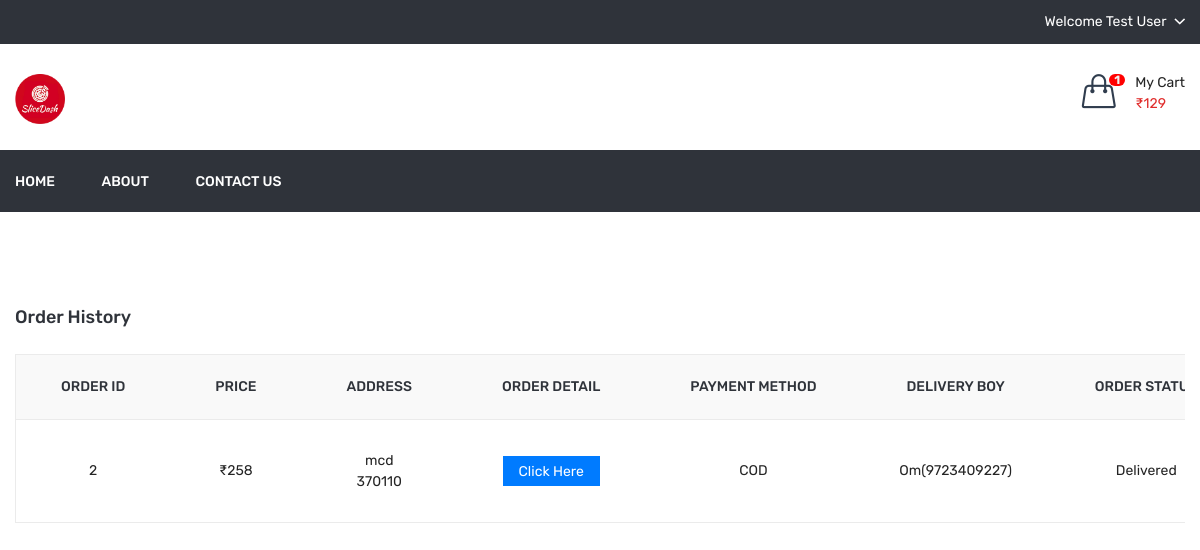
Screenshot of /order_history.php (signed in) with the database file from the repository.
### tables this page shows
CREATE TABLE `dish_cart` (
  `id` int(11) NOT NULL,
  `user_id` int(11) NOT NULL,
  `dish_detail_id` int(11) NOT NULL,
  `qty` int(11) NOT NULL,
  `added_on` datetime DEFAULT NULL
);

CREATE TABLE `order_master` (
  `id` int(11) NOT NULL,
  `user_id` int(11) NOT NULL,
  `name` varchar(50) NOT NULL,
  `email` varchar(50) NOT NULL,
  `mobile` varchar(50) NOT NULL,
  `address` text NOT NULL,
  `total_price` float NOT NULL,
  `coupon_code` varchar(20) NOT NULL,
  `final_price` float NOT NULL,
  `zipcode` varchar(10) NOT NULL,
  `delivery_boy_id` int(11) DEFAULT NULL,
  `payment_status` varchar(20) NOT NULL,
  `payment_type` varchar(20) NOT NULL,
  `payment_id` varchar(100) DEFAULT NULL,
  `order_status` int(11) NOT NULL,
  `delivered_on` datetime DEFAULT NULL,
  `added_on` datetime NOT NULL
);

CREATE TABLE `delivery_boy` (
  `id` int(11) NOT NULL,
  `name` varchar(50) NOT NULL,
  `mobile` varchar(50) NOT NULL,
  `password` varchar(50) NOT NULL,
  `status` int(11) NOT NULL,
  `added_on` datetime NOT NULL
);

CREATE TABLE `order_status` (
  `id` int(11) NOT NULL,
  `order_status` varchar(50) NOT NULL
);

### function.inc.php (called while the page is built, shortened)
    <?php
function getUserCart(){
	global $con;
	$arr=array();
	$id=$_SESSION['FOOD_USER_ID'];
	$res=mysqli_query($con,"select * from dish_cart where user_id='$id'");
	while($row=mysqli_fetch_assoc($res)){
		$arr[]=$row;
	}
	return $arr;
}
function getUserFullCart($attr_id=''){
	$cartArr=array();
	if(isset($_SESSION['FOOD_USER_ID'])){
		$getUserCart=getUserCart();
		$cartArr=array();
		foreach($getUserCart as $list){
			$cartArr[$list['dish_detail_id']]['qty']=$list['qty'];
			$getDishDetail=getDishDetailById($list['dish_detail_id']);
			$cartArr[$list['dish_detail_id']]['price']=$getDishDetail['price'];
			$cartArr[$list['dish_detail_id']]['dish']=$getDishDetail['dish'];
			$cartArr[$list['dish_detail_id']]['image']=$getDishDetail['image'];
		}
	}
	if($attr_id!=''){
		return $cartArr[$attr_id]['qty'];
	}else{
		return $cartArr;
	}
}
function getDishDetailById($id){
	global $con;
	$res=mysqli_query($con,"select dish.dish,dish.image,dish_details.price from dish_details,dish where dish_details.id='$id' and dish.id=dish_details.dish_id");
	$row=mysqli_fetch_assoc($res);
	return $row;
}
function getDeliveryBoyNameById($id){
	global $con;
	$sql="select name,mobile from delivery_boy where id='$id'";
	$res=mysqli_query($con,$sql);
	if(mysqli_num_rows($res)>0){
	$row=mysqli_fetch_assoc($res);
	return $row['name'].'('.$row['mobile'].')';
	}else{
		return 'Not Assigned';
	}
}
?>

### order_history.php (the view, shortened to what this page needs)
<?php
include ("header.php");
$uid=$_SESSION['FOOD_USER_ID'];
$sql="select order_master.*,order_status.order_status as order_status_str from order_master,order_status where order_master.order_status=order_status.id and order_master.user_id='$uid' and payment_status='success' order by order_master.id desc";
$res=mysqli_query($con,$sql);
?>
<div class="cart-main-area pt-95 pb-100">
            <div class="container">
                <h3 class="page-title">Order History</h3>
                <div class="row">
                    <div class="col-lg-12 col-md-12 col-sm-12 col-12">
                        <form method="post">
							<div class="table-content table-responsive">
                                <table>
                                    <thead>
                                        <tr>
                                            <th width="10%">Order Id</th>
                                            <th width="10%">Price</th>
                                            <th width="25%">Address</th>
                                            <th width="15%">Order Detail</th>
                                            <th width="10%">Payment Method</th>
											<th width="15%">Delivery Boy</th>
                                            <th width="15%">Order Status</th>
                                        </tr>
                                    </thead>
                                    <tbody>
										<?php if(mysqli_num_rows($res)>0){
										while($row=mysqli_fetch_assoc($res)){
										?>
										<tr>
                                            <td><?php echo $row['id']?>
											<br/>
											</td>
                                            <td><?php echo '₹'.$row['final_price']?>
                                            </td>
                                            <td><?php echo $row['address']?><br/>
											<?php echo $row['zipcode']?></td>
											<td>
												<a href="order_detail?id=<?php echo $row['id']?>" class="btn btn-primary">Click Here</a>
											</td>
                                            <td><?php echo strtoupper($row['payment_type']) ?></td>
											<td><?php echo getDeliveryBoyNameById($row['delivery_boy_id'])?></td>
											<td><?php echo $row['order_status_str']?></td>
                                        </tr>
										<?php }} ?>
                                    </tbody>
                                </table>
                            </div>
                        </form>
                    </div>
                </div>
            </div>
        </div>
<?php
include("footer.php");
?>

### header.php (shortened to what this page needs)
<?php
include 'function.inc.php';
$cartArr=getUserFullCart();
$totalCartDish=count($cartArr);
$totalPrice=0;
foreach($cartArr as $list){
    $totalPrice=$totalPrice+($list['qty']*$list['price']);
}
?>
<!doctype html>
<html class="no-js" lang="zxx">
<head>
        <link rel="stylesheet" href="assets/css/bootstrap.min.css">
        <link rel="stylesheet" href="assets/css/animate.css">
        <link rel="stylesheet" href="assets/css/owl.carousel.min.css">
        <link rel="stylesheet" href="assets/css/slick.css">
        <link rel="stylesheet" href="assets/css/chosen.min.css">
        <link rel="stylesheet" href="assets/css/ionicons.min.css">
        <link rel="stylesheet" href="assets/css/font-awesome.min.css">
        <link rel="stylesheet" href="assets/css/simple-line-icons.css">
        <link rel="stylesheet" href="assets/css/jquery-ui.css">
        <link rel="stylesheet" href="assets/css/meanmenu.min.css">
        <link rel="stylesheet" href="assets/css/style.css">
        <link rel="stylesheet" href="assets/css/responsive.css">
    </head>
    <body>
        <header class="header-area">
            <div class="header-top black-bg">
                <div class="container">
                    <div class="row">
                        <div class="col-lg-4 col-md-4 col-12 col-sm-4">
                        </div>
                        <div class="col-lg-8 col-md-8 col-12 col-sm-8">
                            <div class="account-curr-lang-wrap f-right">
                                                <?php
                                                if(isset($_SESSION['FOOD_USER_NAME'])){
                                                    ?>
                                        <ul>
                                    <li class="top-hover"><a href="#"><?php echo "Welcome <span id='user_top_name'>".$_SESSION['FOOD_USER_NAME']?></span><i class="ion-chevron-down"></i></a>
                                    </li>
                                </ul>
                                <?php } ?>
                            </div>
                        </div>
                    </div>
                </div>
            </div>
            <div class="header-middle">
                <div class="container">
                    <div class="row">
                        <div class="col-lg-3 col-md-4 col-12 col-sm-4">
                            <div class="logo">
                                <a href="shop">
                                    <img alt="" src="assets/img/logo/slice_main.png" height="50px">
                                </a>
                            </div>
                        </div>
                        <div class="col-lg-9 col-md-8 col-12 col-sm-8">
                            <div class="header-middle-right f-right">
                                <div class="header-wishlist">
                                </div>
                                <div>
                                    <a href="cart">
                                        <div class="header-icon-style">
                                            <i class="icon-handbag icons"></i>
                                            <span class='badge badge-warning' id='totalCartDish'><?php echo $totalCartDish?></span>
                                        </div>
                                        <div class="cart-text">
                                            <span class="digit">My Cart</span><br>
                                            <span class="cart-digit-bold" id="totalPrice">
                                            <?php
                                            if($totalPrice!=0){
                                            echo '₹'.$totalPrice;
                                            }?>  </span>
                                        </div>
                                        </a>
							    </div>
                            </div>
                        </div>
                    </div>
                </div>
            </div>
            <div class="header-bottom transparent-bar black-bg">
                <div class="container">
                    <div class="row">
                        <div class="col-lg-12 col-md-12 col-12">
                            <div class="main-menu">
                                <nav>
                                    <ul>
                                        <li><a href="shop">Home</a></li>
                                        <li><a href="about-us">About</a></li>
                                        <li><a href="contact-us">Contact us</a></li>
                                    </ul>
                                </nav>
                            </div>
                        </div>
                    </div>
                </div>
            </div>
        </header>

### rows the page displays
dish_cart: dish_detail "1"
order_master: id "2", final_price "258", address "mcd", zipcode "370110", payment_type "COD", delivery_boy.mobile "Om(9723409227)", order_status.order_status "Delivered"

### other values shown
$_SESSION['FOOD_USER_NAME'] "Test User"
$totalPrice "129"
